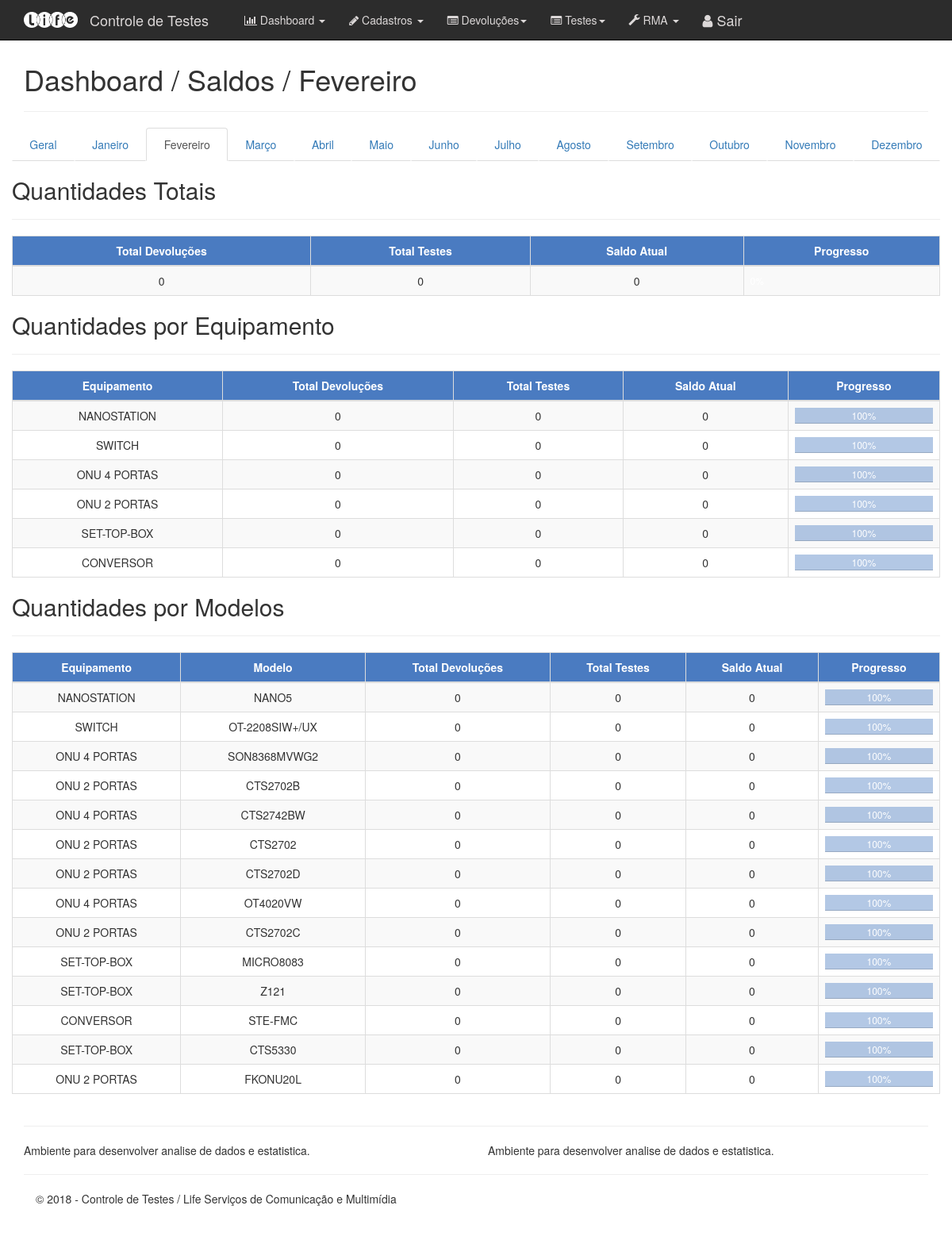
/dashboard/dash_02.php, run on an earlier commit of the app's database.
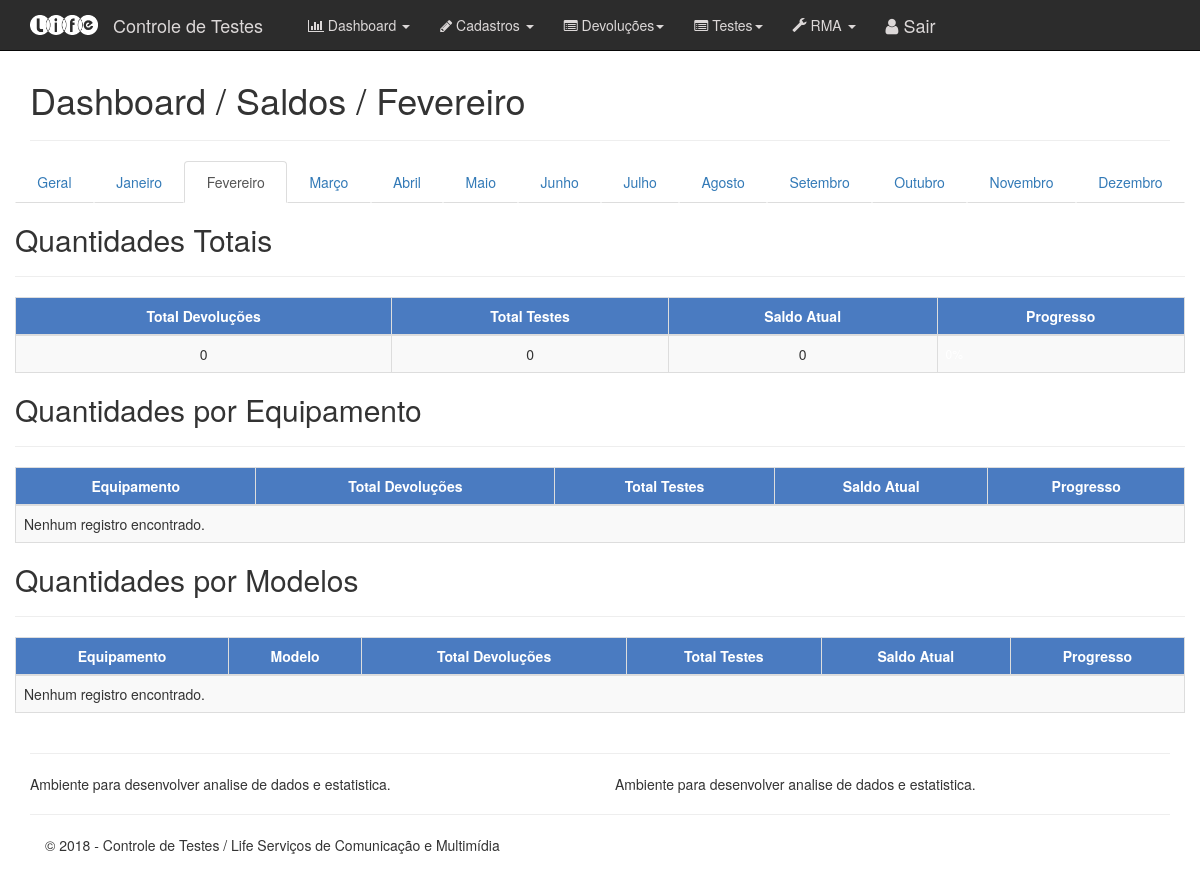
And on a later commit of the database.
### tables this page shows
CREATE TABLE `modelo` (
  `id` varchar(12) NOT NULL,
  `nome_equip` varchar(45) NOT NULL,
  `marca_equip` varchar(45) NOT NULL,
  `modelo_equip` varchar(45) NOT NULL,
  `tipo` varchar(45) NOT NULL,
  `modified` datetime NOT NULL,
  `created` datetime NOT NULL,
  PRIMARY KEY (`id`)
);

### inc/database.php (called while the page is built, shortened)
<?php
function open_database()
{
    try {
        $conn = new mysqli(DB_HOST, DB_USER, DB_PASSWORD, DB_NAME);
        return $conn;
    } catch (Exception $e) {
        echo $e->getMessage();
        return null;
    }
}
function find($table = null, $id = null)
{
    $database = open_database();
    $found = null;
    try {
        if ($id) {
            $sql = 'SELECT * FROM '.$table.' WHERE id = '.$id;
            $result = $database->query($sql);
            if ($result->num_rows > 0) {
                $found = $result->fetch_assoc();
            }
        } else {
            $sql = 'SELECT * FROM '.$table;
            $result = $database->query($sql);
            if ($result->num_rows > 0) {
                $found = $result->fetch_all(MYSQLI_ASSOC);
            }
        }
    } catch (Exception $e) {
        $_SESSION['message'] = $e->GetMessage();
        $_SESSION['type'] = 'danger';
    }
    return $found;
}
function find_all($table)
{
    return find($table);
}
function selectDistinct($coluna = null, $table = null)
{
    $database = open_database();
    $found = null;
    try {
        $sql = 'SELECT DISTINCT '.$coluna.' FROM '.$table;
        $result = $database->query($sql);
        if ($result->num_rows > 0) {
            $found = $result->fetch_all(MYSQLI_ASSOC);
        }
    } catch (Exception $e) {
        $_SESSION['message'] = $e->GetMessage();
        $_SESSION['type'] = 'danger';
    }
    return $found;
}

### dashboard/functions.php (called while the page is built, shortened)
<?php
function contagemMensalPorDescricao($table = null, $descricao = null, $coluna_data = null, $mes = null)
{
    $database = open_database();
    $total = null;
    try {
        $sql = 'SELECT * FROM '.$table.'
        INNER JOIN equipamento on equipamento_id = equipamento.id
        INNER JOIN modelo on modelo_id = modelo.id
        WHERE nome_equip = "'.$descricao.'"
        AND month('.$table.'.'.$coluna_data.') = '.$mes;
        $result = $database->query($sql);
        $total = mysqli_num_rows($result);
    } catch (Exception $e) {
        $_SESSION['message'] = $e->GetMessage();
        $_SESSION['type'] = 'danger';
    }
    return $total;
}
function contagemMensalPorModelo($table = null, $tablejoin = null, $coluna = null, $colunajoin = null, $item = null, $chavejoin = null, $coluna_data = null, $mes = null)
{
    $database = open_database();
    $total = null;
    try {
        $sql = 'SELECT * FROM '.$table.'
        INNER JOIN '.$tablejoin.' ON '.$coluna.' = '.$tablejoin.'.'.$chavejoin.'
        WHERE '.$colunajoin.' = '.$item.'
        AND month('.$table.'.'.$coluna_data.') = '.$mes;
        $result = $database->query($sql);
        $total = mysqli_num_rows($result);
    } catch (Exception $e) {
        $_SESSION['message'] = $e->GetMessage();
        $_SESSION['type'] = 'danger';
    }
    return $total;
}

### Modelos/functions.php (called while the page is built, shortened)
<?php
function index()
{
    $modelos = find_all('modelo');
}

### dashboard/dash_02.php (the view, shortened to what the changed rows need)
<?php
require_once 'functions.php';
require_once ABSPATH.'/Modelos/functions.php';
index();
?>
<?php $db = open_database(); ?>
<h1>Dashboard / Saldos / Fevereiro</h1>
<?php if ($db) : ?>
<div class="row">
	<div>
		<table class="table table-striped table-bordered">
		<h2 >Quantidades Totais</h2>
				<thead>
					<tr id="table_total">
						<th scope="col" class ="text-center">Total Devoluções</th>
						<th scope="col" class ="text-center">Total Testes</th>
						<th scope="col" class ="text-center">Saldo Atual</th>
						<th scope="col" class ="text-center">Progresso</th>
					</tr>
				</thead>
					<?php
                        $cont_devolucao = contagemDevolucaoTotalMes('02');
                        $cont_teste = contagemTesteTotalMes('02');
                    ?>
						<?php
                            if ($cont_devolucao && $cont_teste > 0) {
                                $porcentagem = ($cont_teste / $cont_devolucao) * 100;
                                $porcentagem = round($porcentagem, 0);
                            } else {
                                $porcentagem = 0;
                            }
                        ?>
		</table>
		<table class="table table-striped table-bordered">
		<h2>Quantidades por Equipamento</h2>
			<thead>
				<tr id="table_equip">
					<th scope="col" class ="text-center">Equipamento</th>
					<th scope="col" class ="text-center">Total Devoluções</th>
					<th scope="col" class ="text-center">Total Testes</th>
					<th scope="col" class ="text-center">Saldo Atual</th>
					<th scope="col" class ="text-center">Progresso</th>
				</tr>
			</thead>
			<tbody>
				<?php $item = selectDistinct('nome_equip', 'modelo'); ?>
				<?php if ($item) : ?>
				<?php foreach ($item as $i) :  ?>
				<?php
                    $cont_descricao_devolucao = contagemMensalPorDescricao('devolucao', $i['nome_equip'], 'data', '02');
                    $cont_descricao_teste = contagemMensalPorDescricao('teste', $i['nome_equip'], 'created', '02');
                ?>
				<tr>
					<td class ="text-center">
					<?php
                        echo $i['nome_equip'];
                    ?>
					</td>
					<td class ="text-center">
						<?php
                            echo  $cont_descricao_devolucao;
                        ?>
					</td>
					<td class ="text-center">
						<?php
                            echo $cont_descricao_teste;
                        ?>
					</td>
					<td class ="text-center">
						<?php
                            echo $cont_descricao_devolucao - $cont_descricao_teste;
                        ?>
					</td>
					<td class ="text-center">
						<?php
                            if ($cont_descricao_devolucao && $cont_descricao_teste > 0) {
                                $porcentagem = ($cont_descricao_teste / $cont_descricao_devolucao) * 100;
                                $porcentagem = round($porcentagem, 0);
                            } else {
                                $porcentagem = 100;
                            }
                        ?>
						<div>
							<div class="progress-bar progress-bar-info" id="barra_progresso" role="progressbar" aria-valuenow="60" aria-valuemin="0" aria-valuemax="100" style="width: <?php echo $porcentagem; ?>%;">
								<?php echo $porcentagem.'%'; ?>
							</div>
						</div>
					</td>
				</tr>
				<?php endforeach; ?>
				<?php else : ?>
					<tr>
						<td colspan="6">Nenhum registro encontrado.</td>
					</tr>
				<?php endif; ?>
			</tbody>
		</table>
		<table class="table table-striped table-bordered" id="id_tabela">
		<h2>Quantidades por Modelos</h2>
			<thead>
				<tr id="table_modelo">
					<th scope="col" class ="text-center">Equipamento</th>
					<th scope="col" class ="text-center">Modelo</th>
					<th scope="col" class ="text-center">Total Devoluções</th>
					<th scope="col" class ="text-center">Total Testes</th>
					<th scope="col" class ="text-center">Saldo Atual</th>
					<th scope="col" class ="text-center">Progresso</th>
				</tr>
			</thead>
			<tbody>
				<?php if ($modelos) : ?>
				<?php foreach ($modelos as  $modelo) : ?>
				<?php
                    $cont_itens_devolucao = contagemMensalPorModelo('devolucao', 'equipamento', 'equipamento_id', 'modelo_id', $modelo['id'], 'id', 'data', '02');
                    $cont_itens_teste = contagemMensalPorModelo('teste', 'equipamento', 'equipamento_id', 'modelo_id', $modelo['id'], 'id', 'created', '02');
                ?>
				<tr>
					<td class ="text-center">
						<?php
                            echo $modelo['nome_equip'];
                        ?>
					</td>
					<td class ="text-center">
						<?php
                            echo $modelo['modelo_equip'];
                        ?>
					</td>
					<td class ="text-center">
						<?php
                            echo $cont_itens_devolucao;
                        ?>
					</td>
					<td class ="text-center">
						<?php
                            echo $cont_itens_teste;
                        ?>
					</td>
					<td class ="text-center">
						<?php
                            echo $cont_itens_devolucao - $cont_itens_teste;
                        ?>
					</td>
					<td class ="text-center">
						<?php
                            if ($cont_itens_devolucao && $cont_itens_teste > 0) {
                                $porcentagem = ($cont_itens_teste / $cont_itens_devolucao) * 100;
                                $porcentagem = round($porcentagem, 0);
                            } else {
                                $porcentagem = 100;
                            }
                        ?>
						<div>
							<div class="progress-bar progress-bar-info" id="barra_progresso" role="progressbar" aria-valuenow="60" aria-valuemin="0" aria-valuemax="100" style="width: <?php echo $porcentagem; ?>%;">
								<?php echo $porcentagem.'%'; ?>
							</div>
						</div>
					</td>
				</tr>
				<?php endforeach; ?>
				<?php else : ?>
					<tr>
						<td colspan="6">Nenhum registro encontrado.</td>
					</tr>
				<?php endif; ?>
			</tbody>
		</table>
	</div>
</div>
<?php else : ?>
	<div class="alert alert-danger" role="alert">
		<p><strong>ERRO:</strong> Não foi possível Conectar ao Banco de Dados!</p>
	</div>
<?php endif; ?>

What changed in the data, as far as the page shows it:
removed modelo: nome_equip "NANOSTATION", modelo_equip "NANO5", cont_itens_devolucao "0", cont_itens_teste "0", porcentagem "100"
removed modelo: nome_equip "SWITCH", modelo_equip "OT-2208SIW+/UX", cont_itens_devolucao "0", cont_itens_teste "0", porcentagem "100"
removed modelo: nome_equip "ONU 4 PORTAS", modelo_equip "SON8368MVWG2", cont_itens_devolucao "0", cont_itens_teste "0", porcentagem "100"
removed modelo: nome_equip "ONU 2 PORTAS", modelo_equip "CTS2702B", cont_itens_devolucao "0", cont_itens_teste "0", porcentagem "100"
removed modelo: nome_equip "ONU 4 PORTAS", modelo_equip "CTS2742BW", cont_itens_devolucao "0", cont_itens_teste "0", porcentagem "100"
removed modelo: nome_equip "ONU 2 PORTAS", modelo_equip "CTS2702", cont_itens_devolucao "0", cont_itens_teste "0", porcentagem "100"
removed modelo: nome_equip "ONU 2 PORTAS", modelo_equip "CTS2702D", cont_itens_devolucao "0", cont_itens_teste "0", porcentagem "100"
removed modelo: nome_equip "ONU 4 PORTAS", modelo_equip "OT4020VW", cont_itens_devolucao "0", cont_itens_teste "0", porcentagem "100"
removed modelo: nome_equip "ONU 2 PORTAS", modelo_equip "CTS2702C", cont_itens_devolucao "0", cont_itens_teste "0", porcentagem "100"
removed modelo: nome_equip "SET-TOP-BOX", modelo_equip "MICRO8083", cont_itens_devolucao "0", cont_itens_teste "0", porcentagem "100"
removed modelo: nome_equip "SET-TOP-BOX", modelo_equip "Z121", cont_itens_devolucao "0", cont_itens_teste "0", porcentagem "100"
removed modelo: nome_equip "CONVERSOR", modelo_equip "STE-FMC", cont_itens_devolucao "0", cont_itens_teste "0", porcentagem "100"
removed modelo: nome_equip "SET-TOP-BOX", modelo_equip "CTS5330", cont_itens_devolucao "0", cont_itens_teste "0", porcentagem "100"
removed modelo: nome_equip "ONU 2 PORTAS", modelo_equip "FKONU20L", cont_itens_devolucao "0", cont_itens_teste "0", porcentagem "100"
Also different on the page:
text now shown: "Nenhum registro encontrado. Nenhum registro encontrado."
list line gone: "NANOSTATION 0 0 0 100 %"
list line gone: "SWITCH 0 0 0 100 %"
list line gone: "ONU 4 PORTAS 0 0 0 100 %"
list line gone: "ONU 2 PORTAS 0 0 0 100 %"
list line gone: "SET-TOP-BOX 0 0 0 100 %"
list line gone: "CONVERSOR 0 0 0 100 %"
